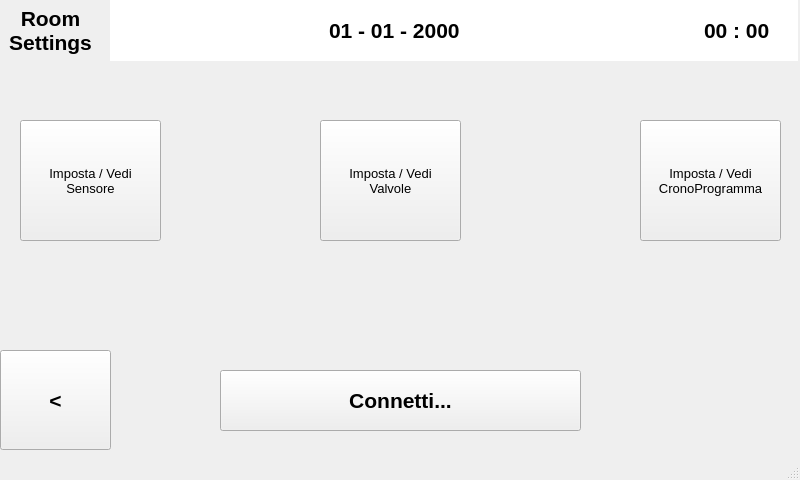
<?xml version="1.0" encoding="UTF-8"?>
<ui version="4.0">
 <class>SensorValveProgramWindow</class>
 <widget class="QMainWindow" name="SensorValveProgramWindow">
  <property name="geometry">
   <rect>
    <x>0</x>
    <y>0</y>
    <width>800</width>
    <height>480</height>
   </rect>
  </property>
  <property name="font">
   <font>
    <pointsize>10</pointsize>
   </font>
  </property>
  <property name="windowTitle">
   <string>MainWindow</string>
  </property>
  <widget class="QWidget" name="centralwidget">
   <widget class="QTimeEdit" name="timeEdit">
    <property name="geometry">
     <rect>
      <x>677</x>
      <y>0</y>
      <width>121</width>
      <height>61</height>
     </rect>
    </property>
    <property name="font">
     <font>
      <pointsize>16</pointsize>
      <weight>75</weight>
      <bold>true</bold>
      <kerning>true</kerning>
     </font>
    </property>
    <property name="wrapping">
     <bool>false</bool>
    </property>
    <property name="frame">
     <bool>false</bool>
    </property>
    <property name="alignment">
     <set>Qt::AlignCenter</set>
    </property>
    <property name="readOnly">
     <bool>true</bool>
    </property>
    <property name="buttonSymbols">
     <enum>QAbstractSpinBox::NoButtons</enum>
    </property>
    <property name="displayFormat">
     <string>HH : mm</string>
    </property>
   </widget>
   <widget class="QDateEdit" name="dateEdit">
    <property name="geometry">
     <rect>
      <x>110</x>
      <y>0</y>
      <width>571</width>
      <height>61</height>
     </rect>
    </property>
    <property name="font">
     <font>
      <pointsize>16</pointsize>
      <weight>75</weight>
      <bold>true</bold>
      <kerning>true</kerning>
     </font>
    </property>
    <property name="inputMethodHints">
     <set>Qt::ImhDate</set>
    </property>
    <property name="wrapping">
     <bool>false</bool>
    </property>
    <property name="frame">
     <bool>false</bool>
    </property>
    <property name="alignment">
     <set>Qt::AlignCenter</set>
    </property>
    <property name="readOnly">
     <bool>true</bool>
    </property>
    <property name="buttonSymbols">
     <enum>QAbstractSpinBox::NoButtons</enum>
    </property>
    <property name="displayFormat">
     <string>dd - MM - yyyy</string>
    </property>
   </widget>
   <widget class="QPushButton" name="PB_goBack">
    <property name="geometry">
     <rect>
      <x>0</x>
      <y>350</y>
      <width>111</width>
      <height>100</height>
     </rect>
    </property>
    <property name="font">
     <font>
      <pointsize>16</pointsize>
      <weight>75</weight>
      <bold>true</bold>
     </font>
    </property>
    <property name="text">
     <string>&lt;</string>
    </property>
   </widget>
   <widget class="QLabel" name="label_RoomSettings">
    <property name="geometry">
     <rect>
      <x>-10</x>
      <y>0</y>
      <width>121</width>
      <height>61</height>
     </rect>
    </property>
    <property name="font">
     <font>
      <pointsize>16</pointsize>
      <weight>75</weight>
      <bold>true</bold>
     </font>
    </property>
    <property name="text">
     <string>Room
Settings</string>
    </property>
    <property name="alignment">
     <set>Qt::AlignCenter</set>
    </property>
   </widget>
   <widget class="QLabel" name="label_RoomName">
    <property name="geometry">
     <rect>
      <x>200</x>
      <y>60</y>
      <width>361</width>
      <height>61</height>
     </rect>
    </property>
    <property name="font">
     <font>
      <pointsize>16</pointsize>
      <weight>75</weight>
      <bold>true</bold>
     </font>
    </property>
    <property name="text">
     <string>&lt;Room Name Here&gt;</string>
    </property>
    <property name="alignment">
     <set>Qt::AlignCenter</set>
    </property>
   </widget>
   <widget class="QPushButton" name="PB_connect">
    <property name="geometry">
     <rect>
      <x>220</x>
      <y>370</y>
      <width>361</width>
      <height>61</height>
     </rect>
    </property>
    <property name="font">
     <font>
      <pointsize>16</pointsize>
      <weight>75</weight>
      <bold>true</bold>
     </font>
    </property>
    <property name="text">
     <string>Connetti...</string>
    </property>
   </widget>
   <widget class="QPushButton" name="PB_sensor">
    <property name="geometry">
     <rect>
      <x>20</x>
      <y>120</y>
      <width>141</width>
      <height>121</height>
     </rect>
    </property>
    <property name="text">
     <string>Imposta / Vedi
Sensore</string>
    </property>
   </widget>
   <widget class="QPushButton" name="PB_valve">
    <property name="geometry">
     <rect>
      <x>320</x>
      <y>120</y>
      <width>141</width>
      <height>121</height>
     </rect>
    </property>
    <property name="text">
     <string>Imposta / Vedi
Valvole</string>
    </property>
   </widget>
   <widget class="QPushButton" name="PB_timeProgram">
    <property name="geometry">
     <rect>
      <x>640</x>
      <y>120</y>
      <width>141</width>
      <height>121</height>
     </rect>
    </property>
    <property name="text">
     <string>Imposta / Vedi
CronoProgramma</string>
    </property>
   </widget>
  </widget>
  <widget class="QStatusBar" name="statusbar"/>
 </widget>
 <resources/>
 <connections/>
</ui>
